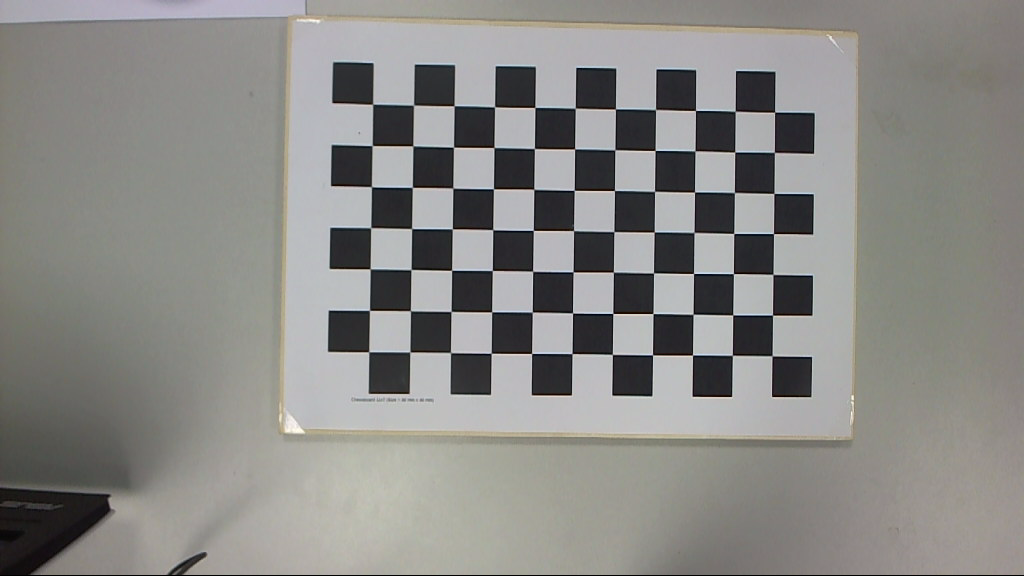
#> input picture calib/coplanar/Im_R_1.png, 1024 x 576 px
$ jupyter execute --allow-errors deteccion_esquinas.ipynb
#> lines starting #> are read from the running program, lines starting #| are printed output that depends on the picture; long printed decimals are rounded
[cell 1]
import cv2
import matplotlib.pyplot as plt
import numpy as np

[cell 2]
# Leo la imagen
img = cv2.imread('../calib/coplanar/Im_R_1.png')
#> img is the input picture: shape (576, 1024, 3); mean B, G, R 133.8, 136.8, 137.6

# La paso a escala de grises
gray = cv2.cvtColor(img, cv2.COLOR_BGR2GRAY)

# Deteccion automática de esquinas
prettyCheck, corners = cv2.findChessboardCorners(gray, (11, 7), None)
#> prettyCheck = True; corners = 77 rows, first 8: [372.6, 104.2], [413.6, 105.2], [454, 105.8], [494.5, 106.8], [534.9, 107.5], [575.2, 108.2], [615.4, 109], [655.5, 109.5]
print(f'found corners: {prettyCheck} \ncorners:\n {corners[0:5]}')
#| found corners: True
#| corners:
#|  [[[372.626  104.174 ]]
#|  [[413.568  105.156 ]]
#|  [[453.988  105.766]]
#|  [[494.5458   106.756 ]]
#|  [[534.895  107.470 ]]]

[cell 3]
# Verifico que los puntos hayan sido correctamente detectados

# corners (77,2,1) -> aplanar a (77,2)
pts = corners.reshape(-1, 2)
#> pts = 77 pairs, first value 368.7 to 774.7, second value 104.2 to 355.8

plt.figure(figsize=(10, 8))
plt.imshow(img)
plt.plot(pts[:, 0], pts[:, 1], 'r.', markersize=6)

for k in range(len(pts)):
    plt.text(pts[k, 0], pts[k, 1] - 10, str(k), color='red', fontsize=8)
#> this loop made 77 passes

plt.title('Esquinas detectadas - Imagen 1')
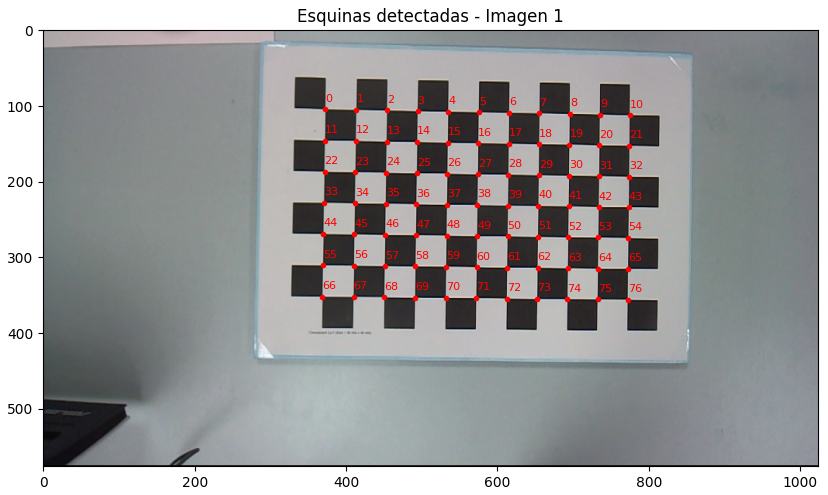
#> figure drawn by matplotlib, 1 panel; B, G, R data is drawn as R, G, B

[cell 4]
# Detecto esquinas en las 10 imágenes
corners_result = []
#> (the rest of this cell did not finish here and is left out)

[cell 5]
# Creo el archivo con las esquinas identificadas

# Aplano cada lista de esquinas a un array de 2D
filas = []
for corner in corners_result:
    fila = corner.reshape(1, -1)  # paso de (77,2) a (1,154)
    filas.append(fila)
#> this loop made 2 passes
#> after the loop, filas = 2 items

# fila -> 10 arrays de (1,154) -> concateno a un único array de (10,154)
data = np.vstack(filas)

np.savetxt('../calib/coplanar/detected_corners.txt', data, fmt='%.2f')
